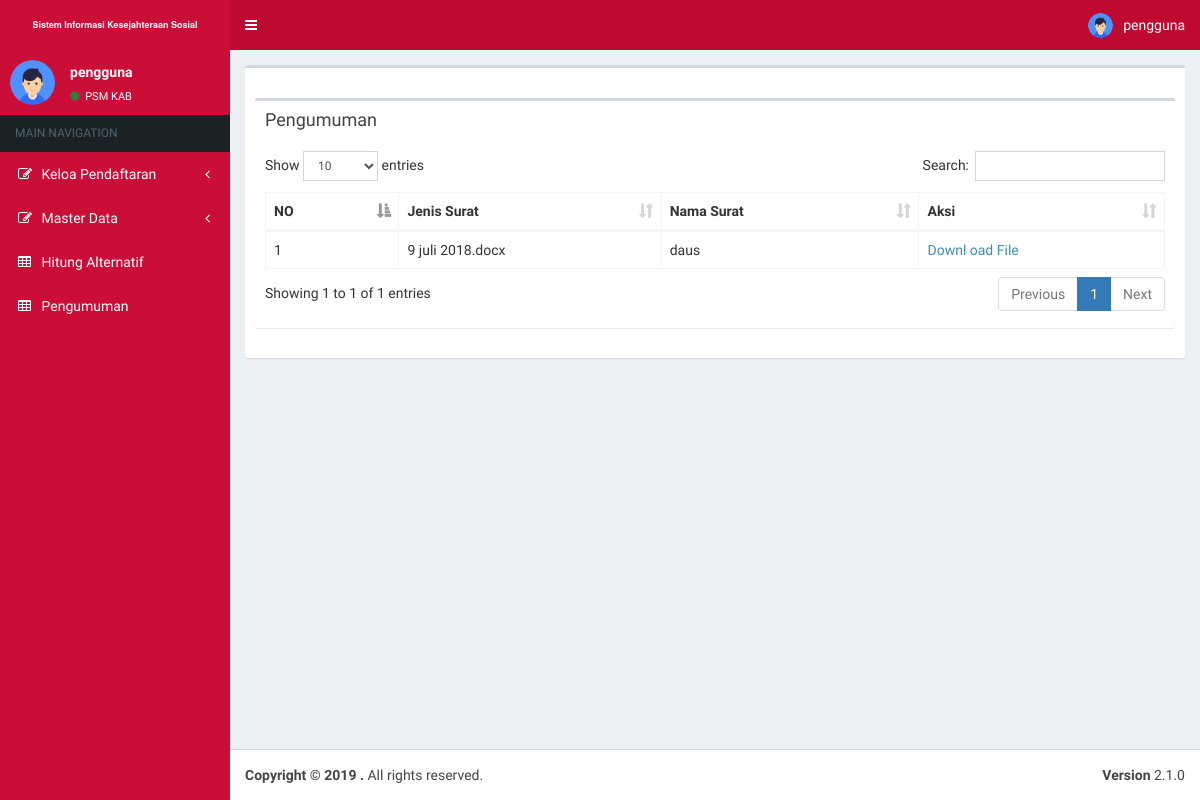
The page /dashboard.php?page=insert/pengumuman (signed in) on the database as committed earlier.
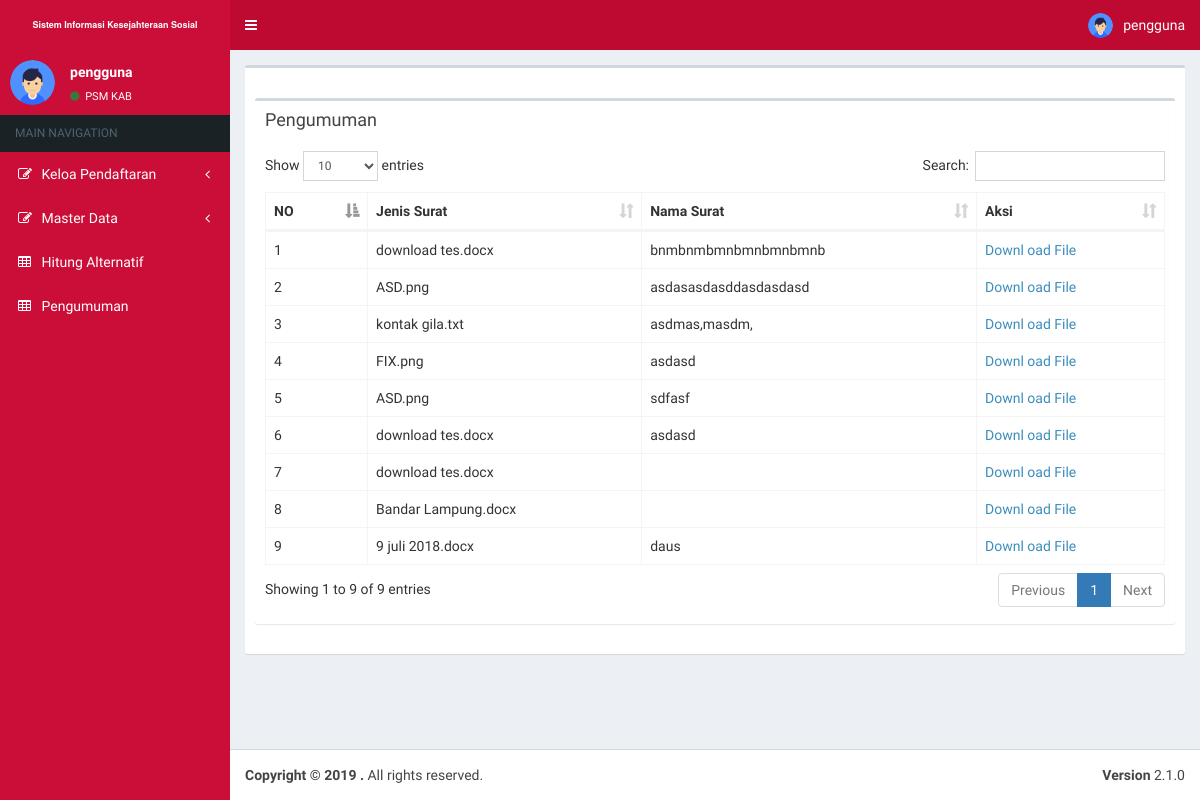
The same page on the database as committed later.
### tables this page shows
CREATE TABLE IF NOT EXISTS `upload` (
`id_upload` int(3) NOT NULL,
  `nama_file` varchar(100) NOT NULL,
  `deskripsi` text NOT NULL,
  `tgl_upload` date NOT NULL,
  `hits` int(3) NOT NULL
);

### insert/pengumuman.php (the view)
	<div class="row">
		<div class="col-xs-12">
            <div class="box">
				<div class="box-header">
					<h3 class="box-title">Pengumuman</h3>
				</div>
				<div class="box-body">
					<table id="example2" class="table table-bordered table-hover">
						<thead>
							<tr>
                                <th>NO</th>
                                <th>Jenis Surat</th>
								<th>Nama Surat</th>
								<th>Aksi</th>
							</tr>
						</thead>
						<tbody>
							<?php
  $konek = mysqli_connect("localhost","root","","codegoo_ahp");
  $no=0;
  $query = "SELECT * FROM upload ORDER BY id_upload DESC";
  $hasil = mysqli_query($konek, $query);
  while ($r = mysqli_fetch_array($hasil)){
  	$no++
  	?>
  	<?php
  	echo "<tr>";
  	echo "<td>$no</td>";
  	echo "<td>$r[nama_file]</b></td>";
  	echo "<td>$r[deskripsi]</td>";
  	echo "<td><a href=\"view_ps_uptd\simpan.php?file=$r[nama_file]\">Downl
    oad File</a></td>";
    echo "</tr>"
  	?>
<?php
}
 ?>
						</tbody>
					</table>
				</div>
		</div>
	</div>
</div>

Rows that differ between the two databases and show on the page:
added upload: nama_file "download tes.docx", deskripsi "bnmbnmbmnbmnbmnbmnb"
added upload: nama_file "ASD.png", deskripsi "asdasasdasddasdasdasd"
added upload: nama_file "kontak gila.txt", deskripsi "asdmas,masdm,"
added upload: nama_file "FIX.png", deskripsi "asdasd"
added upload: nama_file "ASD.png", deskripsi "sdfasf"
added upload: nama_file "download tes.docx", deskripsi "asdasd"
added upload: nama_file "download tes.docx"
added upload: nama_file "Bandar Lampung.docx"
Other text that changed with them:
text written by a page script: "Show entries Search: Showing 1 to 1 of 1 entries Previous 1 Next" → "Show entries Search: Showing 1 to 9 of 9 entries Previous 1 Next"
